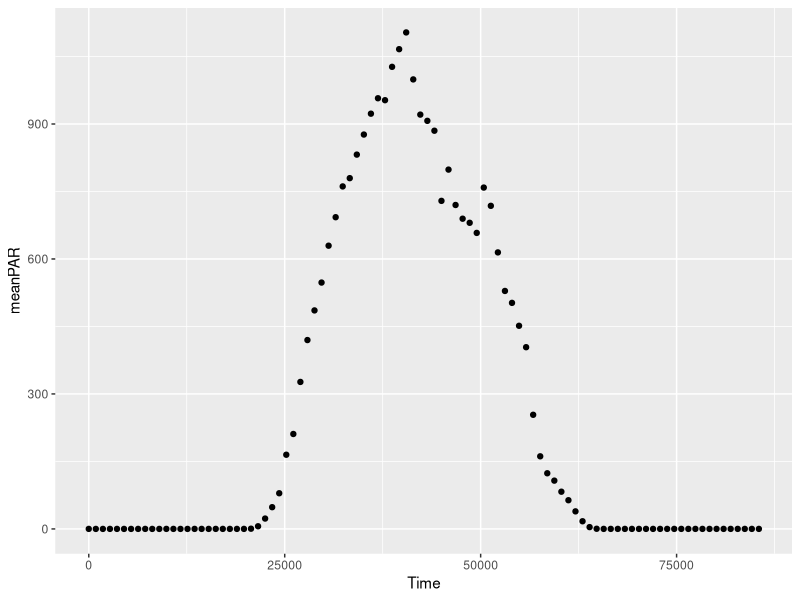
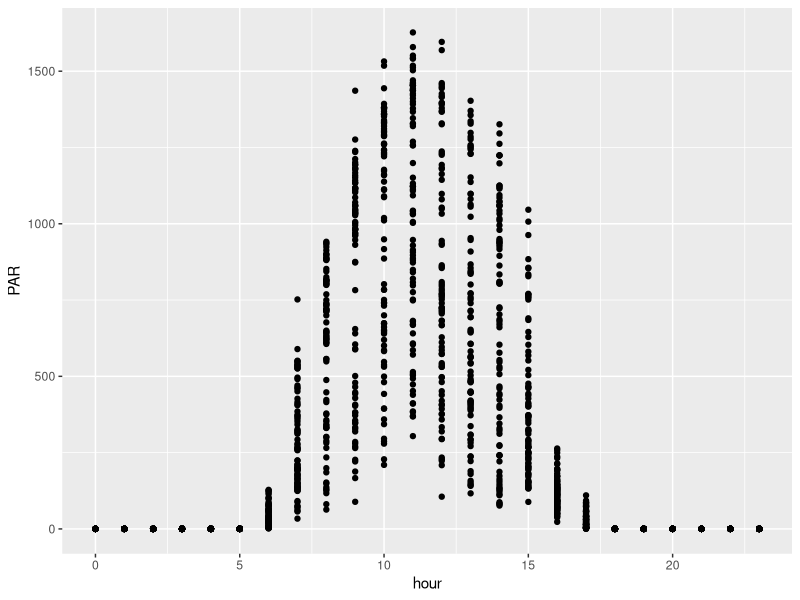
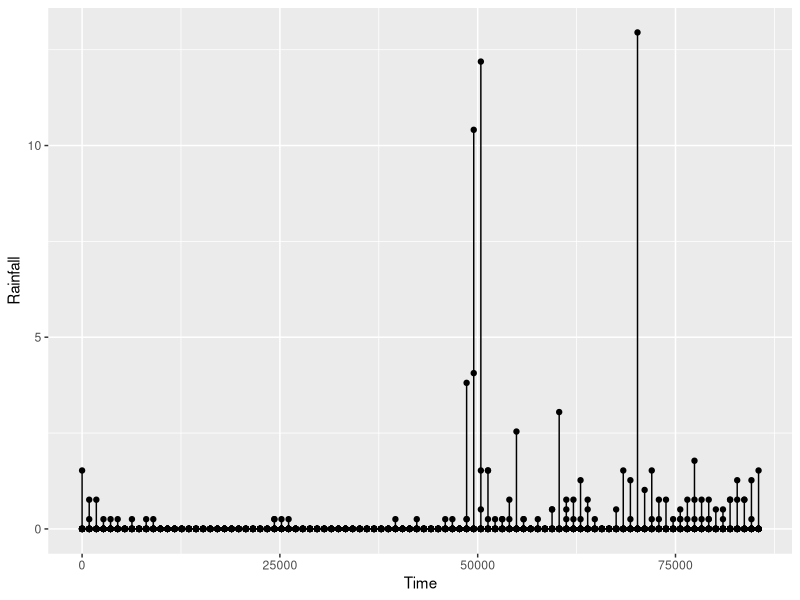
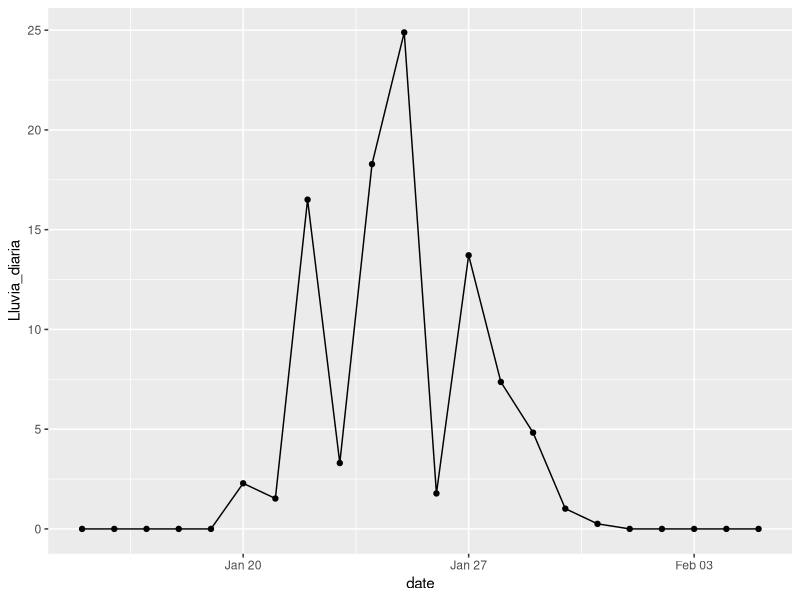

Generate these figures, in order, with R:
## ---- chunk 1
knitr::opts_chunk$set(echo = TRUE)
## ---- chunk 2
library(tidyverse)
library(lubridate)
library(ggplot2)
## ---- chunk 3
LC_weather_2020 <- read.csv("LC_weather_2020.csv")

LC_weather_2020 <- LC_weather_2020 %>% 
  mutate(date_time = mdy_hm(Date_time)) %>% 
  mutate (PAR = Average.ps..active.Rad...) %>% 
  mutate (lnPAR = log(PAR)) %>% 
  mutate(date = date(date_time)) %>% 
  mutate(hour = hour(date_time)) %>% 
  mutate(Time = hm(Time))


mean_rad <- LC_weather_2020 %>% 
  group_by(Time) %>% 
  summarize(meanPAR = mean(PAR), n = n())


#yesterday <- filter(LC_weather, date == "2021-01-15")

ggplot(data = mean_rad, aes(x= Time, y = meanPAR)) +
  geom_point()


luz <- ggplot(data = LC_weather_2020, aes(x = hour, y=PAR)) +
  geom_point() 
  #xlim(6,18)
luz


ggplot(data = LC_weather_2020, aes(x= Time, y = Rainfall)) +
  geom_point()+
  geom_line()

LC_rain <- LC_weather_2020 %>% 
  group_by(date) %>% 
  summarize(Lluvia_diaria = sum(Rainfall))

ggplot(data = LC_rain, aes(x= date, y = Lluvia_diaria)) +
  geom_point()+
  geom_line()



